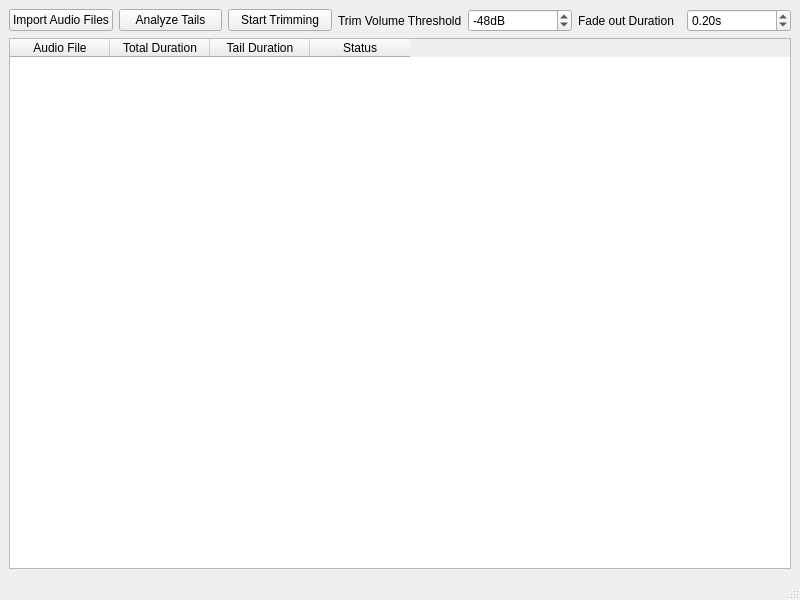
<?xml version="1.0" encoding="UTF-8"?>
<ui version="4.0">
 <class>AudioTailTrimmer</class>
 <widget class="QMainWindow" name="AudioTailTrimmer">
  <property name="geometry">
   <rect>
    <x>0</x>
    <y>0</y>
    <width>800</width>
    <height>600</height>
   </rect>
  </property>
  <property name="windowTitle">
   <string>Audio Tail Trimmer - made by feizhuliu</string>
  </property>
  <widget class="QWidget" name="centralwidget">
   <layout class="QVBoxLayout" name="verticalLayout">
    <item>
     <layout class="QHBoxLayout" name="horizontalLayout">
      <item>
       <widget class="QPushButton" name="btnImportFiles">
        <property name="text">
         <string>Import Audio Files</string>
        </property>
       </widget>
      </item>
      <item>
       <widget class="QPushButton" name="btnAnalyzeTails">
        <property name="text">
         <string>Analyze Tails</string>
        </property>
       </widget>
      </item>
      <item>
       <widget class="QPushButton" name="btnStartTrim">
        <property name="text">
         <string>Start Trimming</string>
        </property>
       </widget>
      </item>
      <item>
       <widget class="QLabel" name="lblCutThreshold">
        <property name="text">
         <string>Trim Volume Threshold</string>
        </property>
       </widget>
      </item>
      <item>
       <widget class="QSpinBox" name="spbCutThreshold">
        <property name="suffix">
         <string>dB</string>
        </property>
        <property name="minimum">
         <number>-96</number>
        </property>
        <property name="maximum">
         <number>0</number>
        </property>
        <property name="value">
         <number>-48</number>
        </property>
       </widget>
      </item>
      <item>
       <widget class="QLabel" name="lblFadeDuration">
        <property name="text">
         <string>Fade out Duration</string>
        </property>
       </widget>
      </item>
      <item>
       <widget class="QDoubleSpinBox" name="spbFadeDuration">
        <property name="suffix">
         <string>s</string>
        </property>
        <property name="minimum">
         <double>0.010000000000000</double>
        </property>
        <property name="maximum">
         <double>1.000000000000000</double>
        </property>
        <property name="singleStep">
         <double>0.010000000000000</double>
        </property>
        <property name="value">
         <double>0.200000000000000</double>
        </property>
       </widget>
      </item>
     </layout>
    </item>
    <item>
     <widget class="QTableWidget" name="tblFileList">
      <property name="dragEnabled">
       <bool>true</bool>
      </property>
      <property name="dragDropMode">
       <enum>QAbstractItemView::DragDrop</enum>
      </property>
      <column>
       <property name="text">
        <string>Audio File</string>
       </property>
      </column>
      <column>
       <property name="text">
        <string>Total Duration</string>
       </property>
      </column>
      <column>
       <property name="text">
        <string>Tail Duration</string>
       </property>
      </column>
      <column>
       <property name="text">
        <string>Status</string>
       </property>
      </column>
     </widget>
    </item>
   </layout>
  </widget>
  <widget class="QMenuBar" name="menubar">
   <property name="geometry">
    <rect>
     <x>0</x>
     <y>0</y>
     <width>800</width>
     <height>23</height>
    </rect>
   </property>
  </widget>
  <widget class="QStatusBar" name="statusbar"/>
 </widget>
 <resources/>
 <connections/>
</ui>
